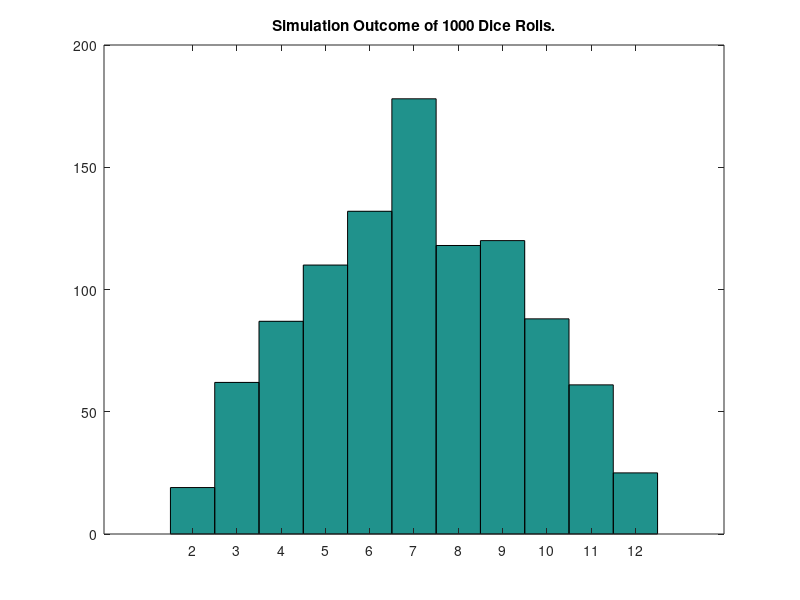

The MATLAB source for this figure:
% Script File: Dice  p.36
% Simulates 1000 rollings of a pair of dice.

% close all
first = 1 + floor(6*rand(1000, 1));
second = 1 + floor(6*rand(1000,1));
Throws = first + second;          % the total number of the two throws.
hist(Throws, linspace(2,12,11)) ;
title('Simulation Outcome of 1000 Dice Rolls.')


% compare 'floor' and 'ceil' functions
diceplay1 = 6*rand(1000, 1);
first1 = 1 + floor(diceplay1);
first2 = ceil(diceplay1);
err = (first1 - first2)';
